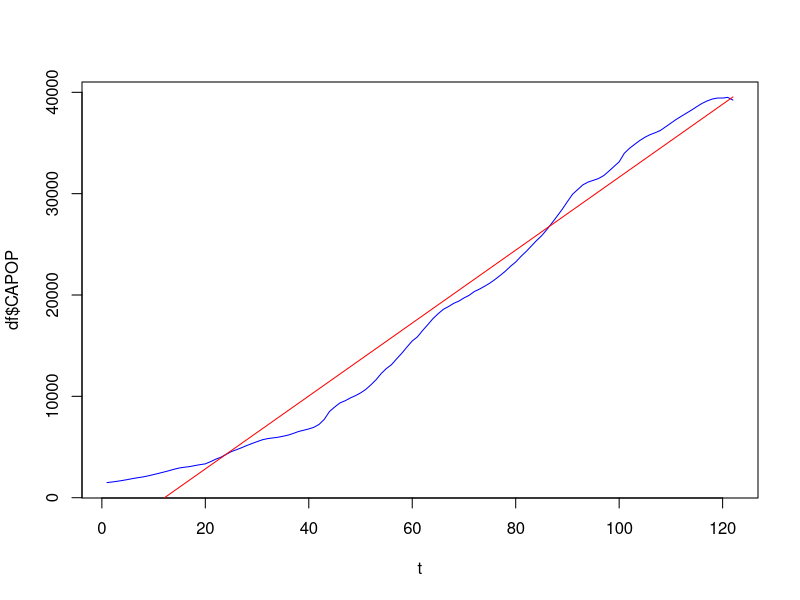
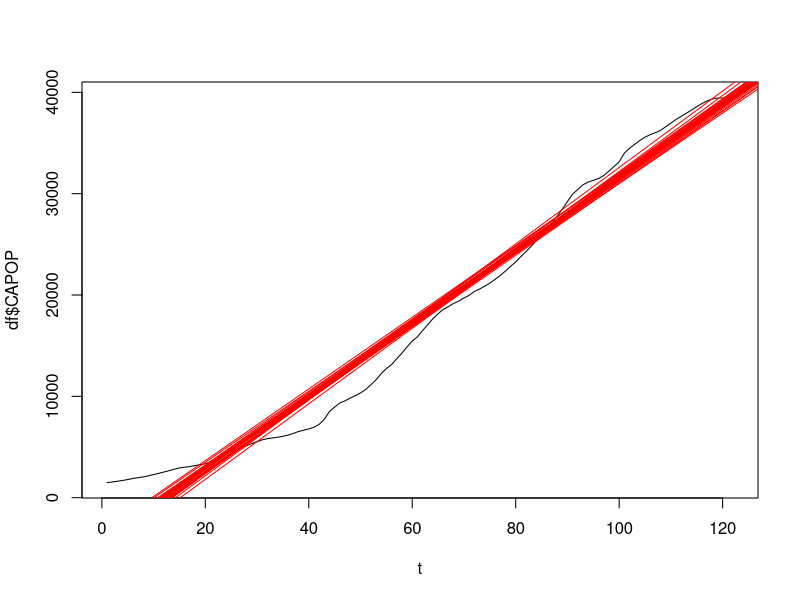
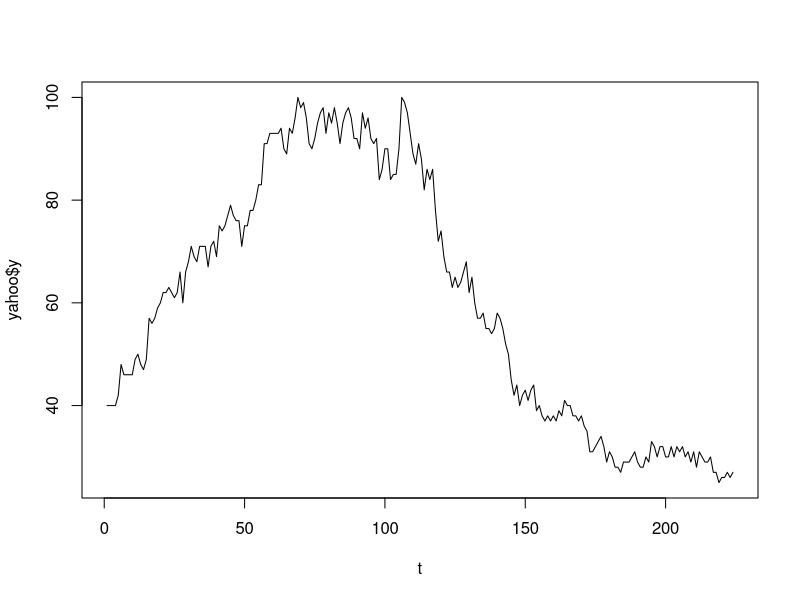
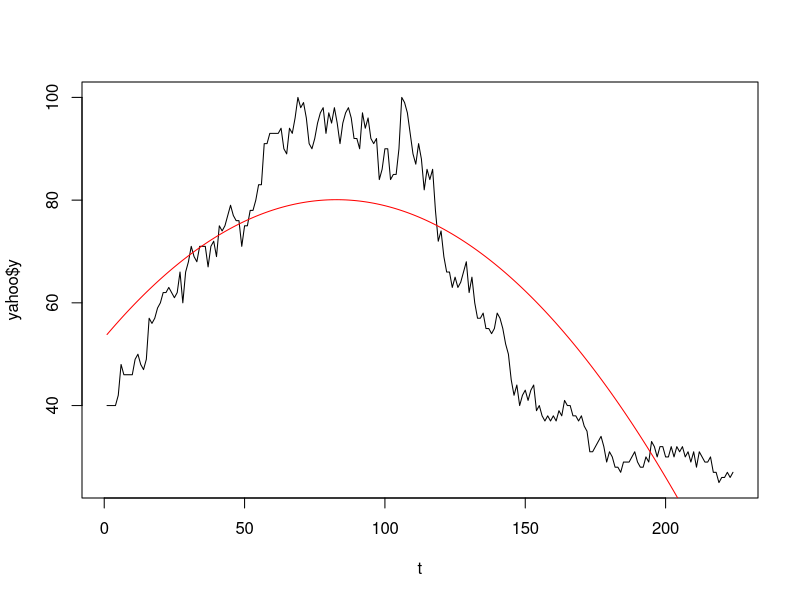
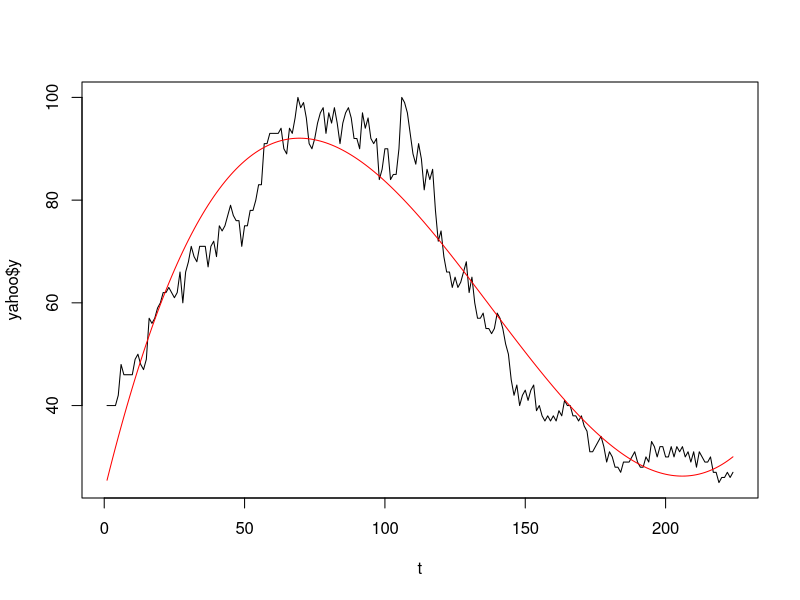
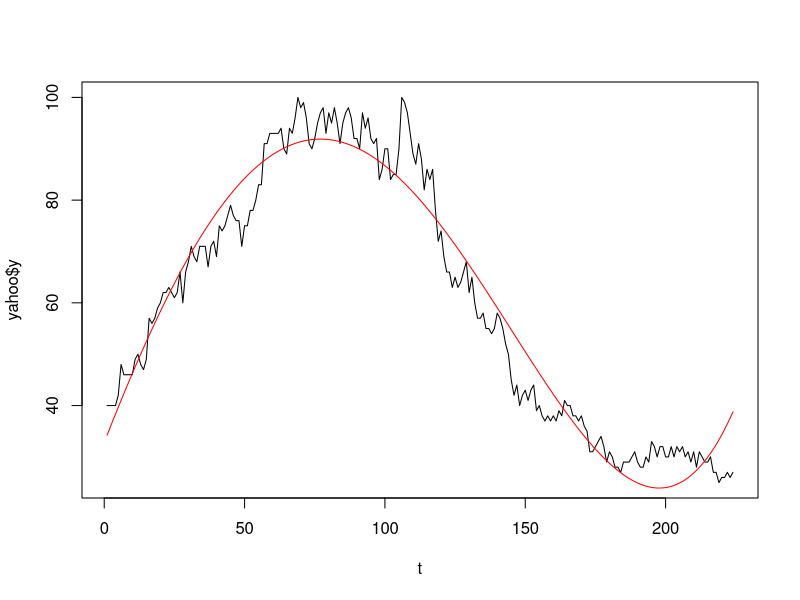
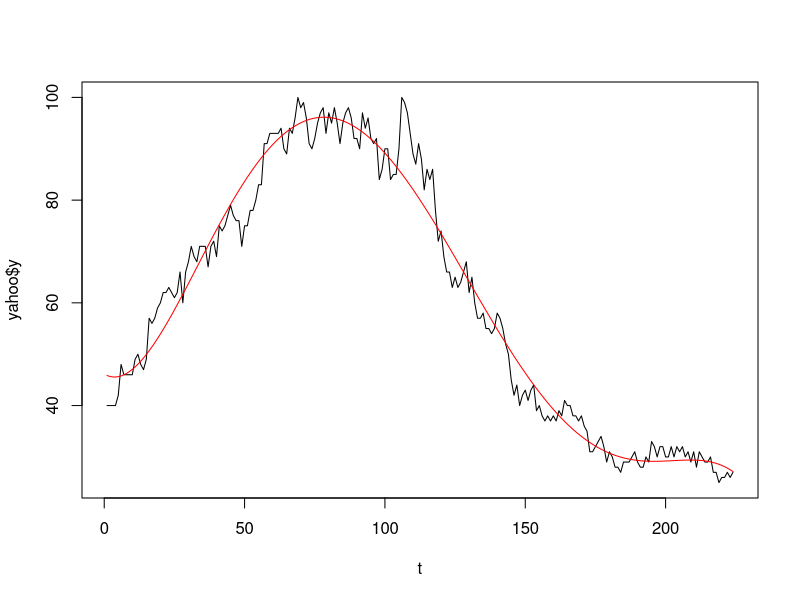
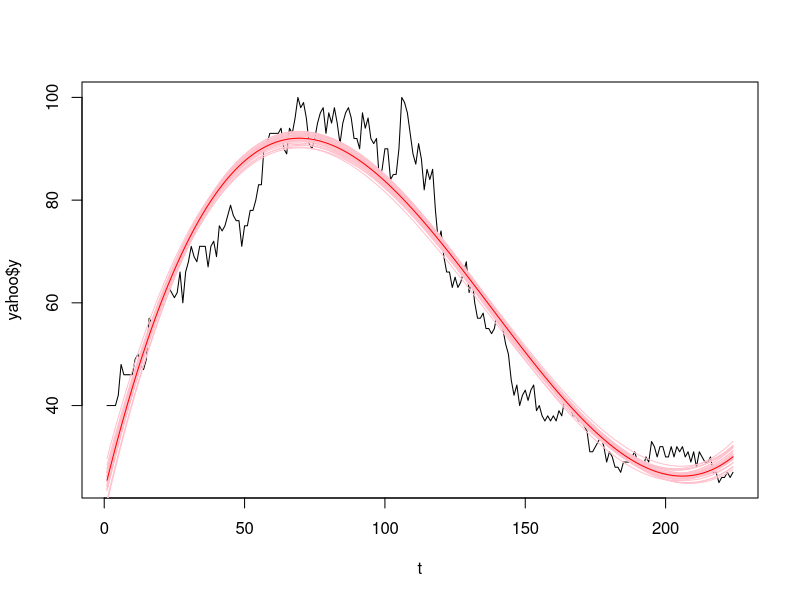

R code for these plots, in order:
## ---- chunk 1
set.seed(111)
## ---- chunk 2
df <- read.csv('CAPOP.csv')
head(df)
n = length(df$DATE) # number of timepoints, 122
## ---- chunk 3
t <- 1:n
lin <- lm(df$CAPOP ~ 1 + t)
summary(lin)
## ---- chunk 4
plot(t, df$CAPOP, type='l', col='blue')
lines(t, lin$fitted.values, col='red')
## ---- chunk 5
beta_hat = as.vector(lin$coefficients)
S = sum(lin$residuals^2) # residual sum of squares
X = as.matrix(cbind(rep(1, n), t))
Sigma = S / (n-2) * solve(t(X) %*% X)
## ---- chunk 6
library(mvtnorm)
get_random_t <- function(N, mu, Sigma, df) {
  # get N samples
  #d = length(mu) # dimension
  rbind(mu)[rep(1, N), ] + rmvnorm(N, sigma = Sigma)/sqrt(rchisq(N, df = df)/df)
}
## ---- chunk 7
plot(t, df$CAPOP, type='l')
t30 <- get_random_t(N=30, mu=beta_hat, Sigma=Sigma, df=n-2)
for(i in 1:30) {
  abline(a=t30[i,1], b=t30[i,2], col='red')
}
## ---- chunk 8
Sigma
## ---- chunk 9
A = matrix(c(1:12), nrow=4)
apply(A, MARGIN=1, FUN=function(row){row+c(1,1,1)}) # why is this transposed?
A
## ---- chunk 10
time_point = (2025 - 2021) + n
## ---- chunk 11
mu = beta_hat[1] + beta_hat[2] * time_point
sigma_hat_squared = S / (n-2)
time_point_mat = as.matrix(c(1, time_point))
scale = sqrt(sigma_hat_squared + t(time_point_mat) %*% Sigma %*% time_point_mat)
## ---- chunk 12
mu
## ---- chunk 13
c(mu + scale*qt(p=.025, df=n-2), mu + scale*qt(p=.975, df=n-2))
## ---- chunk 14
as.vector(scale)
sqrt(sigma_hat_squared)
## ---- chunk 15
yahoo <- read.csv('yahoo.csv', header=T, skip=1)
colnames(yahoo) = c('Month', 'y')
yahoo <- yahoo[1:(nrow(yahoo)-1), ] # drop last row, which corresponds to Sep 2022
#yahoo.ts <- ts(yahoo$y, start = c(2004, 1), end = c(2022, 8), frequency = 12)
head(yahoo)
n = length(yahoo$y) # number of timepoints
## ---- chunk 16
t <- 1:n
plot(t, yahoo$y, type='l')
## ---- chunk 17
plot(t, yahoo$y, type='l')
lin = lm(yahoo$y ~ 1 + t + I(t^2))
lines(t, lin$fitted.values, col='red')
## ---- chunk 18
plot(t, yahoo$y, type='l')
lin = lm(yahoo$y ~ 1 + t + I(t^2) + I(t^3))
lines(t, lin$fitted.values, col='red')
## ---- chunk 19
plot(t, yahoo$y, type='l')
lin = lm(yahoo$y ~ 1 + t + I(t^2) + I(t^3) + I(t^4))
lines(t, lin$fitted.values, col='red')
## ---- chunk 20
plot(t, yahoo$y, type='l')
lin = lm(yahoo$y ~ 1 + t + I(t^2) + I(t^3) + I(t^4) + I(t^5))
lines(t, lin$fitted.values, col='red')
## ---- chunk 21
# k=5 case
#lin = lm(yahoo$y ~ 1 + t + I(t^2) + I(t^3) + I(t^4) + I(t^5))

#beta_hat = as.vector(lin$coefficients)
#S = sum(lin$residuals^2) # residual sum of squares
#X = model.matrix(lin)
#Sigma = S / (n-6) * solve(t(X) %*% X + diag(x=1, nrow=6)) # system is computationally singular: reciprocal condition number = 9.37995e-25
#det(t(X) %*% X) # so large, like 10^67
## ---- chunk 22
lin = lm(yahoo$y ~ 1 + t + I(t^2) + I(t^3))

beta_hat = as.vector(lin$coefficients)
S = sum(lin$residuals^2) # residual sum of squares
X = model.matrix(lin)
Sigma = S / (n-4) * solve(t(X) %*% X)
## ---- chunk 23
plot(t, yahoo$y, type='l')
beta_samples <- get_random_t(N=30, mu=beta_hat, Sigma=Sigma, df=n-4)
for(i in 1:30) {
  y_model = lapply(t, function(x) {
    sum(beta_samples[i, ] * c(1, x, x^2, x^3))
  })
  lines(t, y_model, col='pink')
}
lines(t, lin$fitted.values, col='red')
## ---- chunk 24
c(beta_hat[1] - 1.96*sqrt(Sigma[1,1]), beta_hat[1] + 1.96*sqrt(Sigma[1,1]))
c(beta_hat[2] - 1.96*sqrt(Sigma[2,2]), beta_hat[2] + 1.96*sqrt(Sigma[2,2]))
c(beta_hat[3] - 1.96*sqrt(Sigma[3,3]), beta_hat[3] + 1.96*sqrt(Sigma[3,3]))
c(beta_hat[4] - 1.96*sqrt(Sigma[4,4]), beta_hat[4] + 1.96*sqrt(Sigma[4,4]))
## ---- chunk 25
plot(t, lin$residuals, type='l')
acf(lin$residuals)
## ---- chunk 26
fris <- read.csv('frisbee.csv', header=T, skip=1)
colnames(fris) = c('Month', 'y')
fris <- fris[1:(nrow(fris)-1), ] # drop last row, which corresponds to Sep 2022
head(fris)
n = length(fris$y) # number of timepoints

fris.ts <- ts(fris$y, start = c(2004, 1), end = c(2022, 8), frequency = 12)
## ---- chunk 27
t <- 1:n
#plot(t, fris$y, type='l')
plot(fris.ts)
acf(fris$y, lag.max=30)
## ---- chunk 28
k = 12
plot(fris$y[1:20], fris$y[(1+k):(20+k)], pch=20)
## ---- chunk 29
t <- 1:n
c <- cos(2*pi/12*t)
s <- sin(2*pi/12*t)
my.model <- lm(fris$y ~ 1 + t + I(t^2) + c + s)
summary(my.model)
## ---- chunk 30
bhat = as.vector(my.model$coefficients)
S = sum(my.model$residuals^2) # residual sum of squares
X = model.matrix(my.model)
Sigma = S / (n-5) * solve(t(X) %*% X)
## ---- chunk 31
samples <- get_random_t(N=1000, mu=bhat, Sigma=Sigma, df=n-5)
distances <- apply(samples, MARGIN=1, FUN=function(row){sum((row-bhat)^2)})
## ---- chunk 32
for(i in 1:5) {
  conf_int = c(bhat[i] + sqrt(Sigma[i,i])*qt(p=.025, df=n-5), 
               bhat[i] + sqrt(Sigma[i,i])*qt(p=.975, df=n-5))
  print(sprintf('CI for beta hat %i: (%f, %f)', i-1, conf_int[1], conf_int[2]))
}
## ---- chunk 33
bhat0 = as.numeric(my.model$coefficients[1])
bhat1 = as.numeric(my.model$coefficients[2])
bhat2 = as.numeric(my.model$coefficients[3])
plot(t, fris$y, type='l')
lines(t, bhat0 + bhat1*t + bhat2*t^2, col='red')
lines(t, my.model$fitted.values, col='blue')
## ---- chunk 34
plot(t, my.model$residuals, type='l', main='Residuals')
acf(my.model$residuals, lag.max=30)
